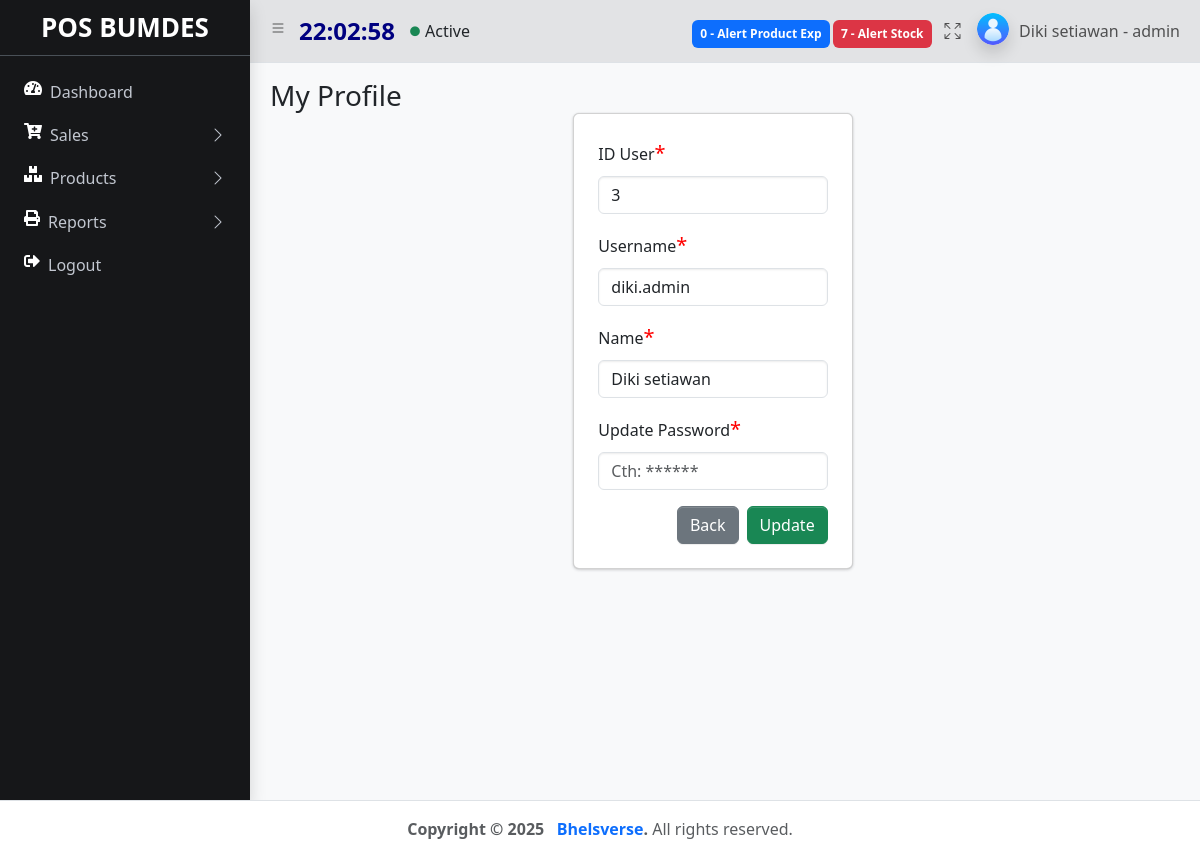
The app's page /index.php?&module=users&action=changePassword&id_user=3 (signed in), older data.
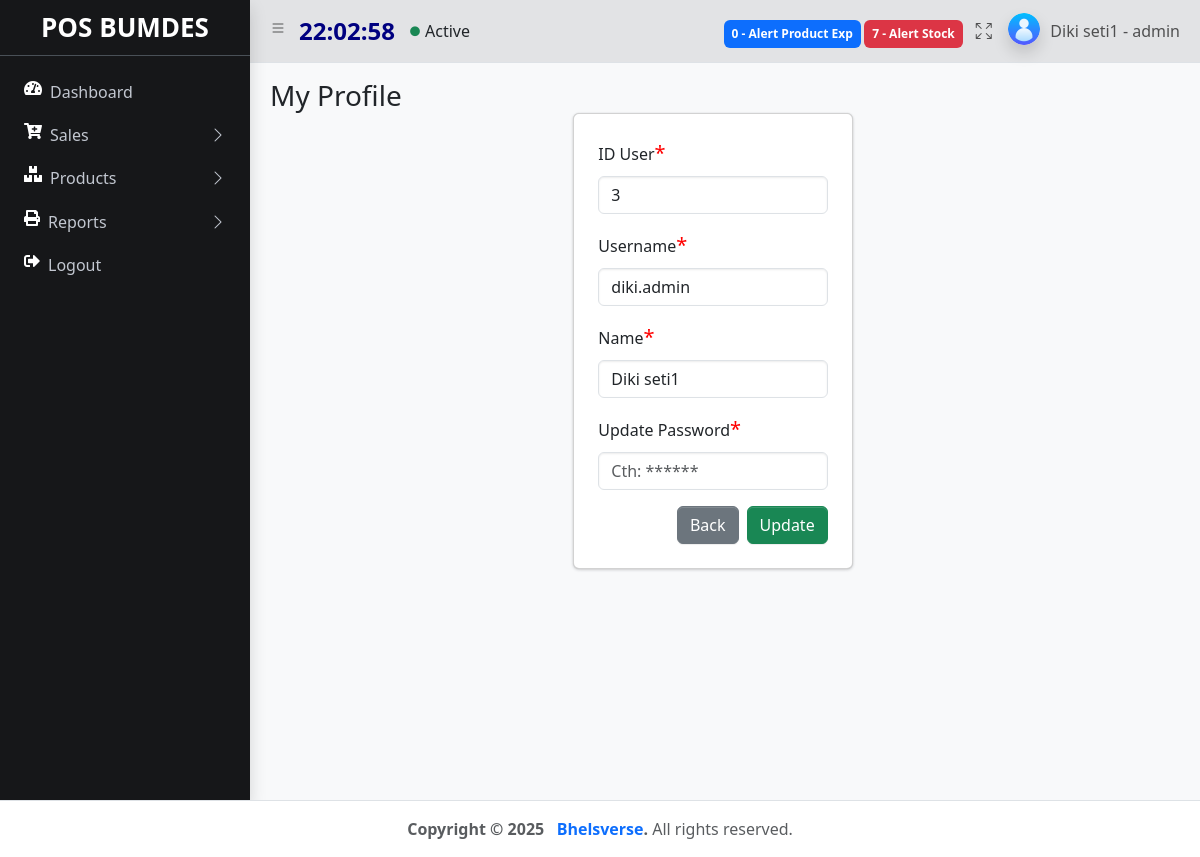
The same page, newer data.
### tables this page shows
CREATE TABLE `users` (
  `id_user` int(11) NOT NULL,
  `username` varchar(50) NOT NULL,
  `password` varchar(277) NOT NULL,
  `nama` varchar(50) NOT NULL,
  `role` varchar(10) NOT NULL,
  `create_at` timestamp NOT NULL DEFAULT current_timestamp(),
  `update_at` timestamp NOT NULL DEFAULT current_timestamp()
);

### module/users/changepassword.php (the view, shortened to what the changed rows need)
<?php
    $id_user =isset($_GET['id_user']) ? $_GET['id_user'] : false;
    $id="";
    $username ="";
    $nama ="";
    if($id_user){
        $sql = "SELECT id_user, username, nama FROM users WHERE id_user='$id_user'";
        $query = mysqli_query($koneksi, $sql);
        $item = mysqli_fetch_array($query);
        $id = $item['id_user'];
        $username = $item['username'];
        $nama = $item['nama'];
    }
?>
   <main class="app-main">
        <div class="app-content-header">
          <div class="container-fluid">
            <div class="row">
              <div class="col-sm-6"><h3 class="mb-0">My Profile </h3></div>
            </div>
          <div class="row ">
            <div class="row justify-content-center">
              <div class="col-4">
                <div class="card p-4 align-item-center">
                <form action="<?php echo BASE_URL . "module/users/action.php"; ?>" method="POST" enctype="multipart/form-data">
                    <div class="mb-3" >
                      <label for="id_user" class="form-label">ID User<span style="color: red; font-size:20px">*</span></label>
                      <input type="text" class="form-control" id="id_user" name="id_user" aria-describedby="id_user" placeholder="Cth: John do" value='<?= $id ?>' readonly autofocus>
                    </div>
                    <div class="mb-3">
                      <label for="username" class="form-label">Username<span style="color: red; font-size:20px">*</span></label>
                      <input type="text" class="form-control" id="username" name="username" aria-describedby="username" placeholder="Cth: John do" value='<?= $username ?>'>
                    </div>
                    <div class="mb-3">
                      <label for="nama" class="form-label">Name<span style="color: red; font-size:20px">*</span></label>
                      <input type="text" class="form-control" id="nama" name="nama" aria-describedby="nama" placeholder="Cth: John do" value='<?= $nama ?>' autofocus>
                    </div>
                    <div class="mb-3">
                      <label for="password" class="form-label">Update Password<span style="color: red; font-size:20px">*</span></label>
                      <input type="password" class="form-control" id="password"  name="password" aria-describedby="password" placeholder="Cth: ******"  required >
                    </div>
                    <div class="modal-footer">
                    <a href="<?= BASE_URL . "index.php?module=dashboard&action=index" ?>" class="btn btn-secondary me-2">Back</a>
                    <button type="submit" name="button" value="updatepassword" class="btn btn-success">Update</button>
                  </div>
                  </form>
                  </div>
                </div>
                </div>
              </div>
            </div>
          </div>
        </div>

### components/navbar.php (shortened to what the changed rows need)
<nav class="app-header navbar navbar-expand bg-secondary-subtle sticky-top" data-bs-theme="light">
        <div class="container-fluid">
          <ul class="navbar-nav ms-auto">
            <li class="nav-item dropdown user-menu">
              <a href="#" class="nav-link dropdown-toggle" data-bs-toggle="dropdown">
                <img
                  src="template/dist/assets/img/user.png"
                  class="user-image rounded-circle shadow"
                  alt="User Image"
                />
                <span class="d-none d-md-inline">
                <?php
                $nama = $_SESSION['nama'];
                $role = $_SESSION['role'];
                 echo "$nama - $role";
                 ?>
                 </span>
              </a>
            </li>
          </ul>
        </div>
      </nav>

Row changes from the older to the newer data that the page shows:
changed users "diki.admin": nama "Diki setiawan" → "Diki seti1"
Text that changed along with them:
$nama: "Diki setiawan" → "Diki seti1"
